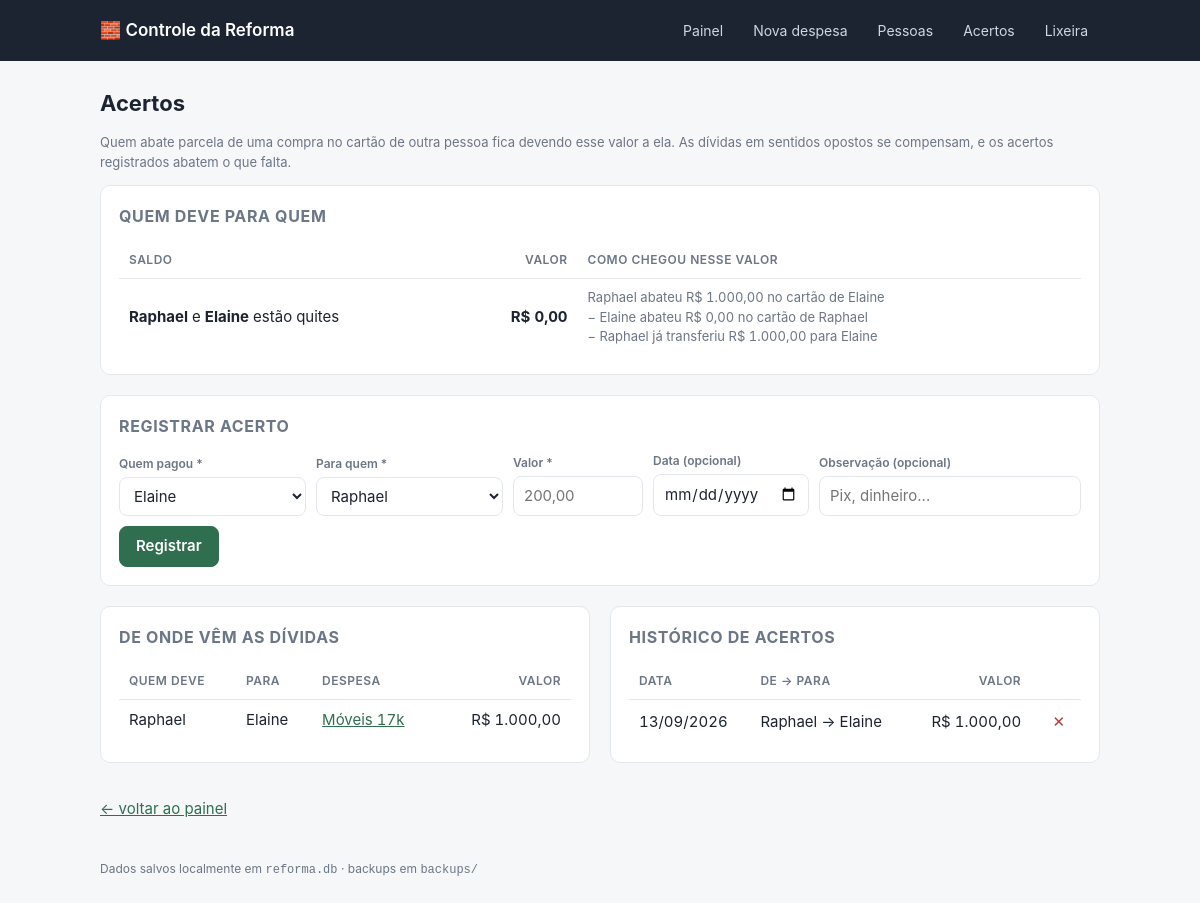
The app's page /acertos with its own data.
### tables this page shows
CREATE TABLE pessoa (
    id      INTEGER PRIMARY KEY AUTOINCREMENT,
    nome    TEXT NOT NULL UNIQUE,
    ativo   INTEGER NOT NULL DEFAULT 1
);

CREATE TABLE despesa (
    id            INTEGER PRIMARY KEY AUTOINCREMENT,
    nome          TEXT NOT NULL,
    categoria     TEXT,
    observacao    TEXT,
    valor_total   INTEGER NOT NULL,          -- centavos
    qtd_parcelas  INTEGER NOT NULL,
    criado_em     TEXT NOT NULL DEFAULT (datetime('now','localtime'))
, excluido_em TEXT, pagador_id INTEGER REFERENCES pessoa(id));

CREATE TABLE acerto (
    id              INTEGER PRIMARY KEY AUTOINCREMENT,
    de_pessoa_id    INTEGER NOT NULL REFERENCES pessoa(id),
    para_pessoa_id  INTEGER NOT NULL REFERENCES pessoa(id),
    valor           INTEGER NOT NULL,        -- centavos
    data            TEXT,                    -- YYYY-MM-DD (opcional)
    observacao      TEXT,
    criado_em       TEXT NOT NULL DEFAULT (datetime('now','localtime')),
    CHECK (de_pessoa_id <> para_pessoa_id),
    CHECK (valor > 0)
);

### app.py (the view, shortened to what this page needs)
@app.route("/acertos", methods=["GET", "POST"])
def acertos():
    return render_template(
        "acertos.html",
        saldos=db.saldos_entre_pessoas(),
        origens=db.dividas_por_despesa(),
        lista=db.listar_acertos(),
        todas_pessoas=db.listar_pessoas(),
        sugestao=request.args,
    )

### app.py (called while the page is built)
def brl(centavos):
    if centavos is None:
        centavos = 0
    sinal = "-" if centavos < 0 else ""
    centavos = abs(int(centavos))
    inteiro, cents = divmod(centavos, 100)
    return f"{sinal}R$ {inteiro:,.0f}".replace(",", ".") + f",{cents:02d}"

def data_br(iso):
    if not iso:
        return "—"
    partes = str(iso)[:10].split("-")
    return "/".join(reversed(partes)) if len(partes) == 3 else iso

@app.after_request
def backup_apos_alteracao(response):
    if request.method == "POST":
        try:
            backup.fazer_backup()
        except Exception as e:  # backup nunca pode derrubar o app
            print(f"[backup] falhou: {e}")
    return response

@app.context_processor
def inject_globals():
    return {"pessoas_ativas": db.listar_pessoas(somente_ativas=True)}

### db.py (called while the page is built)
def connect():
    conn = sqlite3.connect(DB_PATH)
    conn.row_factory = sqlite3.Row
    conn.execute("PRAGMA foreign_keys = ON")
    return conn

@contextmanager
def get_db():
    conn = connect()
    try:
        yield conn
        conn.commit()
    except Exception:
        conn.rollback()
        raise
    finally:
        conn.close()

def listar_pessoas(somente_ativas=False):
    with get_db() as conn:
        sql = "SELECT * FROM pessoa"
        if somente_ativas:
            sql += " WHERE ativo = 1"
        sql += " ORDER BY nome COLLATE NOCASE"
        return conn.execute(sql).fetchall()

def listar_acertos():
    with get_db() as conn:
        return conn.execute(
            """
            SELECT a.*, de.nome AS de_pessoa, para.nome AS para_pessoa
              FROM acerto a
              JOIN pessoa de   ON de.id = a.de_pessoa_id
              JOIN pessoa para ON para.id = a.para_pessoa_id
             ORDER BY COALESCE(a.data, a.criado_em) DESC, a.id DESC
            """
        ).fetchall()

### templates/acertos.html (shortened to what this page needs)
{% extends "base.html" %}
{% block conteudo %}
<h1>Acertos</h1>
<p class="suave pequeno">
  Quem abate parcela de uma compra no cartão de outra pessoa fica devendo esse valor a ela.
  As dívidas em sentidos opostos se compensam, e os acertos registrados abatem o que falta.
</p>
<div class="card">
  <h2>Quem deve para quem</h2>
  {% if saldos %}
  <div class="tabela-scroll">
  <table>
    <thead>
      <tr><th>Saldo</th><th class="num">Valor</th><th>Como chegou nesse valor</th><th></th></tr>
    </thead>
    <tbody>
      {% for s in saldos %}
      <tr>
        <td>
          {% if s.valor == 0 %}<strong>{{ s.devedor }}</strong> e <strong>{{ s.credor }}</strong> estão quites
          {% else %}<strong>{{ s.devedor }}</strong> deve para <strong>{{ s.credor }}</strong>{% endif %}
        </td>
        <td class="num"><strong>{{ s.valor|brl }}</strong></td>
        <td class="pequeno suave">
          {{ s.devedor }} abateu {{ s.compras_devedor|brl }} no cartão de {{ s.credor }}<br>
          − {{ s.credor }} abateu {{ s.compras_credor|brl }} no cartão de {{ s.devedor }}<br>
          − {{ s.devedor }} já transferiu {{ s.acertos_devedor|brl }} para {{ s.credor }}
        </td>
        <td class="num">
        </td>
      </tr>
      {% endfor %}
    </tbody>
  </table>
  </div>
  {% else %}
    <p class="vazio">Ninguém deve nada a ninguém. Para gerar dívidas, informe quem passou o cartão na tela da despesa.</p>
  {% endif %}
</div>
<div class="card" id="registrar">
  <h2>Registrar acerto</h2>
  {% if todas_pessoas|length >= 2 %}
  <form method="post" class="linha">
    <div class="campo cresce">
      <label for="de_pessoa_id">Quem pagou *</label>
      <select id="de_pessoa_id" name="de_pessoa_id" required>
        {% for p in todas_pessoas %}
        <option value="{{ p.id }}" {% if sugestao.de == p.id|string %}selected{% endif %}>{{ p.nome }}</option>
        {% endfor %}
      </select>
    </div>
    <div class="campo cresce">
      <label for="para_pessoa_id">Para quem *</label>
      <select id="para_pessoa_id" name="para_pessoa_id" required>
        {% for p in todas_pessoas %}
        <option value="{{ p.id }}" {% if (sugestao.para == p.id|string) or (not sugestao.para and loop.index == 2) %}selected{% endif %}>{{ p.nome }}</option>
        {% endfor %}
      </select>
    </div>
    <div class="campo">
      <label for="valor">Valor *</label>
      <input id="valor" name="valor" required inputmode="decimal" placeholder="200,00"
             value="{{ sugestao.valor or '' }}" style="width:130px">
    </div>
    <div class="campo">
      <label for="data">Data (opcional)</label>
      <input id="data" name="data" type="date">
    </div>
    <div class="campo cresce">
      <label for="observacao">Observação (opcional)</label>
      <input id="observacao" name="observacao" placeholder="Pix, dinheiro...">
    </div>
    <button type="submit">Registrar</button>
  </form>
  {% else %}
    <p class="vazio">Cadastre pelo menos duas pessoas em <a href="{{ url_for('pessoas') }}">Pessoas</a>.</p>
  {% endif %}
</div>
<div class="duas-colunas">
  <div class="card">
    <h2>De onde vêm as dívidas</h2>
    {% if origens %}
    <div class="tabela-scroll">
    <table>
      <thead><tr><th>Quem deve</th><th>Para</th><th>Despesa</th><th class="num">Valor</th></tr></thead>
      <tbody>
        {% for o in origens %}
        <tr>
          <td>{{ o.devedor }}</td>
          <td>{{ o.credor }}</td>
          <td><a href="{{ url_for('detalhe_despesa', despesa_id=o.despesa_id) }}">{{ o.despesa }}</a></td>
          <td class="num">{{ o.total|brl }}</td>
        </tr>
        {% endfor %}
      </tbody>
    </table>
    </div>
    {% else %}<p class="vazio">Nenhum abatimento em cartão de outra pessoa.</p>{% endif %}
  </div>
  <div class="card">
    <h2>Histórico de acertos</h2>
    {% if lista %}
    <div class="tabela-scroll">
    <table>
      <thead><tr><th>Data</th><th>De → Para</th><th class="num">Valor</th><th></th></tr></thead>
      <tbody>
        {% for a in lista %}
        <tr>
          <td>{{ (a.data or a.criado_em)|data_br }}</td>
          <td>{{ a.de_pessoa }} → {{ a.para_pessoa }}{% if a.observacao %}<div class="pequeno suave">{{ a.observacao }}</div>{% endif %}</td>
          <td class="num">{{ a.valor|brl }}</td>
          <td class="num">
            <form method="post" action="{{ url_for('remover_acerto', acerto_id=a.id) }}"
                  onsubmit="return confirm('Remover este acerto?')">
              <button class="link" type="submit" title="Remover">✕</button>
            </form>
          </td>
        </tr>
        {% endfor %}
      </tbody>
    </table>
    </div>
    {% else %}<p class="vazio">Nenhum acerto registrado ainda.</p>{% endif %}
  </div>
</div>
<p><a href="{{ url_for('index') }}">← voltar ao painel</a></p>
{% endblock %}

### static/style.css (style rules this page uses)
:root { --bg: #f6f7f9; --card: #ffffff; --linha: #e4e7ec; --texto: #1c2431; --suave: #6b7686; --acento: #2f6f4f; --acento-claro: #e8f3ec; --alerta: #b23c3c; --alerta-claro: #fdecec; --aviso: #a5741a; --aviso-claro: #fdf4e3; --raio: 10px; }
* { box-sizing: border-box; }
body { margin: 0; background: var(--bg); color: var(--texto); font: 15px/1.5 -apple-system, BlinkMacSystemFont, "Segoe UI", Roboto, Helvetica, Arial, sans-serif; }
h1 { font-size: 22px; margin: 0 0 4px; }
h2 { font-size: 16px; margin: 0 0 14px; text-transform: uppercase; letter-spacing: .04em; color: var(--suave); }
a { color: var(--acento); }
.card { background: var(--card); border: 1px solid var(--linha); border-radius: var(--raio); padding: 18px; margin-bottom: 20px; }
table { width: 100%; border-collapse: collapse; font-variant-numeric: tabular-nums; }
th, td { padding: 9px 10px; text-align: left; border-bottom: 1px solid var(--linha); vertical-align: middle; }
th { font-size: 12px; text-transform: uppercase; letter-spacing: .04em; color: var(--suave); font-weight: 600; }
td.num, th.num { text-align: right; }
tr:last-child td { border-bottom: none; }
.tabela-scroll { overflow-x: auto; }
form.linha { display: flex; gap: 10px; flex-wrap: wrap; align-items: flex-end; }
.campo { display: flex; flex-direction: column; gap: 4px; }
.campo label { font-size: 12px; color: var(--suave); font-weight: 600; }
input, select, textarea { font: inherit; padding: 8px 10px; border: 1px solid var(--linha); border-radius: 8px; background: #fff; color: var(--texto); min-width: 0; }
.campo.cresce { flex: 1 1 180px; }
button { font: inherit; font-weight: 600; padding: 8px 16px; border-radius: 8px; border: 1px solid var(--acento); background: var(--acento); color: #fff; cursor: pointer; }
button.link { background: none; border: none; color: var(--alerta); padding: 2px 6px; font-weight: 500; cursor: pointer; }
.suave { color: var(--suave); }
.pequeno { font-size: 13px; }
.duas-colunas { display: grid; grid-template-columns: 1fr 1fr; gap: 20px; }

### records on screen
pessoa: devedor "Raphael", devedor "Raphael", devedor "Raphael", devedor "Raphael"
pessoa: credor "Elaine", credor "Elaine", credor "Elaine", credor "Elaine"
despesa: devedor "Raphael", credor "Elaine", despesa "Móveis 17k", total|brl "R$ 1.000,00"
acerto: criado_em "13/09/2026", de_pessoa "Raphael", para_pessoa "Elaine", valor|brl "R$ 1.000,00"

### other values on screen
{{ s.valor|brl }} "R$ 0,00"
{{ s.compras_devedor|brl }} "R$ 1.000,00"
{{ s.compras_credor|brl }} "R$ 0,00"
{{ s.acertos_devedor|brl }} "R$ 1.000,00"
form field de_pessoa_id "Elaine"
form field para_pessoa_id "Raphael"
